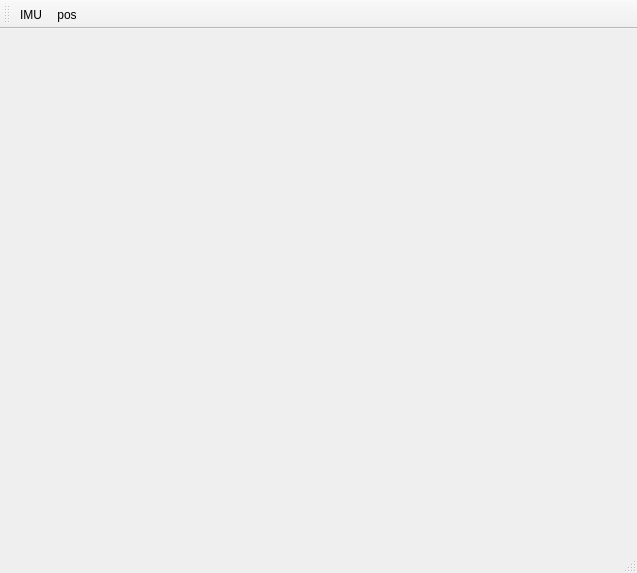
<?xml version="1.0" encoding="UTF-8"?>
<ui version="4.0">
 <class>PlotWindow</class>
 <widget class="QMainWindow" name="PlotWindow">
  <property name="geometry">
   <rect>
    <x>0</x>
    <y>0</y>
    <width>637</width>
    <height>573</height>
   </rect>
  </property>
  <property name="windowTitle">
   <string>Axis Tags Example</string>
  </property>
  <widget class="QWidget" name="centralWidget"/>
  <widget class="QMenuBar" name="menuBar">
   <property name="geometry">
    <rect>
     <x>0</x>
     <y>0</y>
     <width>637</width>
     <height>22</height>
    </rect>
   </property>
  </widget>
  <widget class="QToolBar" name="mainToolBar">
   <attribute name="toolBarArea">
    <enum>TopToolBarArea</enum>
   </attribute>
   <attribute name="toolBarBreak">
    <bool>false</bool>
   </attribute>
   <addaction name="act_imu"/>
   <addaction name="act_position"/>
  </widget>
  <widget class="QStatusBar" name="statusBar"/>
  <action name="act_imu">
   <property name="checkable">
    <bool>true</bool>
   </property>
   <property name="text">
    <string>IMU</string>
   </property>
   <property name="toolTip">
    <string>IMU</string>
   </property>
  </action>
  <action name="act_position">
   <property name="checkable">
    <bool>true</bool>
   </property>
   <property name="text">
    <string>pos</string>
   </property>
   <property name="toolTip">
    <string>pos</string>
   </property>
  </action>
 </widget>
 <layoutdefault spacing="6" margin="11"/>
 <resources/>
 <connections/>
</ui>
